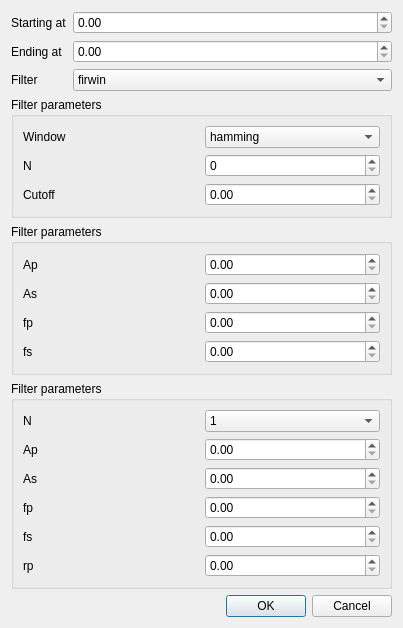
<?xml version="1.0" encoding="UTF-8"?>
<ui version="4.0">
 <class>Dialog</class>
 <widget class="QDialog" name="Dialog">
  <property name="geometry">
   <rect>
    <x>0</x>
    <y>0</y>
    <width>403</width>
    <height>576</height>
   </rect>
  </property>
  <property name="windowTitle">
   <string>Dialog</string>
  </property>
  <layout class="QGridLayout" name="gridLayout_4">
   <item row="2" column="1">
    <widget class="QComboBox" name="filter_choice">
     <item>
      <property name="text">
       <string>firwin</string>
      </property>
     </item>
     <item>
      <property name="text">
       <string>remez</string>
      </property>
     </item>
     <item>
      <property name="text">
       <string>butter</string>
      </property>
     </item>
     <item>
      <property name="text">
       <string>chebyshev</string>
      </property>
     </item>
     <item>
      <property name="text">
       <string>elliptic</string>
      </property>
     </item>
    </widget>
   </item>
   <item row="0" column="1">
    <widget class="QDoubleSpinBox" name="time_i"/>
   </item>
   <item row="1" column="1">
    <widget class="QDoubleSpinBox" name="time_f"/>
   </item>
   <item row="5" column="1">
    <widget class="QDialogButtonBox" name="buttonBox">
     <property name="orientation">
      <enum>Qt::Horizontal</enum>
     </property>
     <property name="standardButtons">
      <set>QDialogButtonBox::Cancel|QDialogButtonBox::Ok</set>
     </property>
    </widget>
   </item>
   <item row="3" column="0">
    <spacer name="verticalSpacer">
     <property name="orientation">
      <enum>Qt::Vertical</enum>
     </property>
     <property name="sizeHint" stdset="0">
      <size>
       <width>20</width>
       <height>40</height>
      </size>
     </property>
    </spacer>
   </item>
   <item row="0" column="0">
    <widget class="QLabel" name="label">
     <property name="text">
      <string>Starting at</string>
     </property>
    </widget>
   </item>
   <item row="2" column="0">
    <widget class="QLabel" name="label_3">
     <property name="text">
      <string>Filter</string>
     </property>
    </widget>
   </item>
   <item row="1" column="0">
    <widget class="QLabel" name="label_2">
     <property name="text">
      <string>Ending at</string>
     </property>
    </widget>
   </item>
   <item row="4" column="0" colspan="2">
    <layout class="QVBoxLayout" name="verticalLayout">
     <item>
      <widget class="QGroupBox" name="windowGroup">
       <property name="title">
        <string>Filter parameters</string>
       </property>
       <layout class="QGridLayout" name="gridLayout">
        <item row="0" column="0">
         <layout class="QGridLayout" name="window_layout">
          <item row="2" column="0">
           <widget class="QLabel" name="label_6">
            <property name="text">
             <string>Cutoff</string>
            </property>
           </widget>
          </item>
          <item row="1" column="0">
           <widget class="QLabel" name="label_5">
            <property name="text">
             <string>N</string>
            </property>
           </widget>
          </item>
          <item row="0" column="1">
           <widget class="QComboBox" name="window_choice">
            <item>
             <property name="text">
              <string>hamming</string>
             </property>
            </item>
            <item>
             <property name="text">
              <string>hann</string>
             </property>
            </item>
            <item>
             <property name="text">
              <string>blackman</string>
             </property>
            </item>
            <item>
             <property name="text">
              <string>bartlett</string>
             </property>
            </item>
            <item>
             <property name="text">
              <string>rect</string>
             </property>
            </item>
           </widget>
          </item>
          <item row="1" column="1">
           <widget class="QSpinBox" name="window_n">
            <property name="maximum">
             <number>999</number>
            </property>
           </widget>
          </item>
          <item row="2" column="1">
           <widget class="QDoubleSpinBox" name="cutoff"/>
          </item>
          <item row="0" column="0">
           <widget class="QLabel" name="label_4">
            <property name="text">
             <string>Window</string>
            </property>
           </widget>
          </item>
         </layout>
        </item>
       </layout>
      </widget>
     </item>
     <item>
      <widget class="QGroupBox" name="OtherGroup">
       <property name="title">
        <string>Filter parameters</string>
       </property>
       <layout class="QGridLayout" name="gridLayout_2">
        <item row="0" column="0">
         <layout class="QGridLayout" name="normal_layout">
          <item row="0" column="0">
           <widget class="QLabel" name="label_7">
            <property name="text">
             <string>Ap</string>
            </property>
           </widget>
          </item>
          <item row="3" column="0">
           <widget class="QLabel" name="label_11">
            <property name="text">
             <string>fs</string>
            </property>
           </widget>
          </item>
          <item row="1" column="0">
           <widget class="QLabel" name="label_8">
            <property name="text">
             <string>As</string>
            </property>
           </widget>
          </item>
          <item row="2" column="0">
           <widget class="QLabel" name="label_10">
            <property name="text">
             <string>fp</string>
            </property>
           </widget>
          </item>
          <item row="0" column="1">
           <widget class="QDoubleSpinBox" name="Ap"/>
          </item>
          <item row="1" column="1">
           <widget class="QDoubleSpinBox" name="As"/>
          </item>
          <item row="2" column="1">
           <widget class="QDoubleSpinBox" name="fp"/>
          </item>
          <item row="3" column="1">
           <widget class="QDoubleSpinBox" name="fs"/>
          </item>
         </layout>
        </item>
       </layout>
      </widget>
     </item>
     <item>
      <widget class="QGroupBox" name="ChebGroup">
       <property name="title">
        <string>Filter parameters</string>
       </property>
       <layout class="QGridLayout" name="gridLayout_3">
        <item row="0" column="0">
         <layout class="QGridLayout" name="cheb_layout">
          <item row="1" column="0">
           <widget class="QLabel" name="label_9">
            <property name="text">
             <string>Ap</string>
            </property>
           </widget>
          </item>
          <item row="4" column="1">
           <widget class="QDoubleSpinBox" name="chebfs"/>
          </item>
          <item row="2" column="1">
           <widget class="QDoubleSpinBox" name="chebAs"/>
          </item>
          <item row="1" column="1">
           <widget class="QDoubleSpinBox" name="chebAp"/>
          </item>
          <item row="3" column="1">
           <widget class="QDoubleSpinBox" name="chebfp"/>
          </item>
          <item row="4" column="0">
           <widget class="QLabel" name="label_12">
            <property name="text">
             <string>fs</string>
            </property>
           </widget>
          </item>
          <item row="5" column="0">
           <widget class="QLabel" name="label_15">
            <property name="text">
             <string>rp</string>
            </property>
           </widget>
          </item>
          <item row="3" column="0">
           <widget class="QLabel" name="label_14">
            <property name="text">
             <string>fp</string>
            </property>
           </widget>
          </item>
          <item row="2" column="0">
           <widget class="QLabel" name="label_13">
            <property name="text">
             <string>As</string>
            </property>
           </widget>
          </item>
          <item row="0" column="0">
           <widget class="QLabel" name="label_16">
            <property name="text">
             <string>N</string>
            </property>
           </widget>
          </item>
          <item row="0" column="1">
           <widget class="QComboBox" name="chebN">
            <item>
             <property name="text">
              <string>1</string>
             </property>
            </item>
            <item>
             <property name="text">
              <string>2</string>
             </property>
            </item>
           </widget>
          </item>
          <item row="5" column="1">
           <widget class="QDoubleSpinBox" name="chebrp"/>
          </item>
         </layout>
        </item>
       </layout>
      </widget>
     </item>
    </layout>
   </item>
  </layout>
 </widget>
 <resources/>
 <connections>
  <connection>
   <sender>buttonBox</sender>
   <signal>accepted()</signal>
   <receiver>Dialog</receiver>
   <slot>accept()</slot>
   <hints>
    <hint type="sourcelabel">
     <x>248</x>
     <y>254</y>
    </hint>
    <hint type="destinationlabel">
     <x>157</x>
     <y>274</y>
    </hint>
   </hints>
  </connection>
  <connection>
   <sender>buttonBox</sender>
   <signal>rejected()</signal>
   <receiver>Dialog</receiver>
   <slot>reject()</slot>
   <hints>
    <hint type="sourcelabel">
     <x>316</x>
     <y>260</y>
    </hint>
    <hint type="destinationlabel">
     <x>286</x>
     <y>274</y>
    </hint>
   </hints>
  </connection>
 </connections>
</ui>
